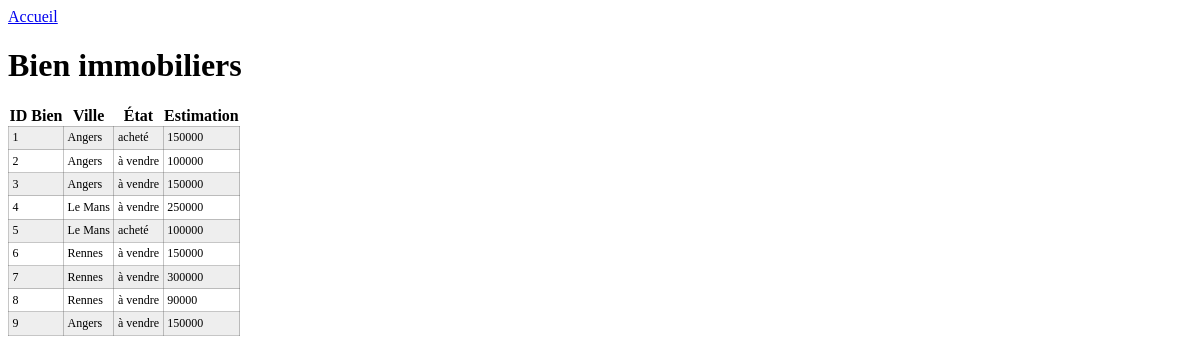
The app's page /appli_gestion_vendeurs/etat_bien with its own data.
### appli_agence_immo/models.py (models this page shows)
class Bien_Immobiliers(models.Model):
    id_bien=models.IntegerField(primary_key=True)
    ville=models.CharField(max_length=30)
    surface=models.DecimalField(max_digits=6, decimal_places=2)
    nb_chambres=models.IntegerField()
    garage=models.BooleanField()
    etat=models.CharField(max_length=10)
    estimation=models.IntegerField(default=0)

### appli_gestion_vendeurs/views.py (the view)
# urls.py: path('etat_bien', views.etat_bien, name='etat_bien'),
def etat_bien(request):
    return render(request, 'print_bien.html',
        {
            "pages":Bien_Immobiliers.objects.all(),
            "rien":Bien_Immobiliers.objects.count()==0
        })

### appli_gestion_vendeurs/templates/print_bien.html (shortened to what this page needs)
<html>
<head>
  <p><a href="{% url 'main' %}"> Accueil </a></p>
</head>
<body>
<h1>Bien immobiliers</h1>
{% if rien %}
  Aucune entrée dans la table Bien_Immobiliers
{% else %}
  <table class="mon_tableau">
    <tr>
      <th>ID Bien</th>
      <th>Ville</th>
      <th>État</th>
      <th>Estimation</th>
    </tr>
  {% for p in pages %}
    <tr>
      <td>{{ p.id_bien }} </td>
      <td>{{ p.ville }} </td>
      <td>{{ p.etat }} </td>
      <td>{{ p.estimation }} </td>
    </tr>
   {% endfor %}
  </table>
{% endif %}
</body>
</html>

### appli_gestion_vendeurs/templates/print_bien.html (style rules this page uses)
table.mon_tableau { border-collapse: collapse; }
table.mon_tableau td { border: 1px solid #5555; padding: 0.3em; font-family: "Sans-serif"; font-size: 12px; }
table.mon_tableau tr:nth-child(even) { background: #EEE }
table.mon_tableau tr:nth-child(odd) { background: #FFF }

### records on screen
Bien_Immobiliers: id_bien "1", ville "Angers", etat "acheté", estimation "150000"
Bien_Immobiliers: id_bien "2", ville "Angers", etat "à vendre", estimation "100000"
Bien_Immobiliers: id_bien "3", ville "Angers", etat "à vendre", estimation "150000"
Bien_Immobiliers: id_bien "4", ville "Le Mans", etat "à vendre", estimation "250000"
Bien_Immobiliers: id_bien "5", ville "Le Mans", etat "acheté", estimation "100000"
Bien_Immobiliers: id_bien "6", ville "Rennes", etat "à vendre", estimation "150000"
Bien_Immobiliers: id_bien "7", ville "Rennes", etat "à vendre", estimation "300000"
Bien_Immobiliers: id_bien "8", ville "Rennes", etat "à vendre", estimation "90000"
Bien_Immobiliers: id_bien "9", ville "Angers", etat "à vendre", estimation "150000"
